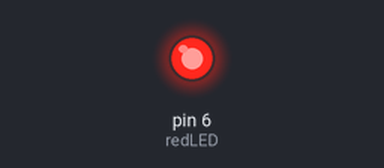
A sketch run on a simulated Arduino Uno, built with avr-gcc and run on an emulated ATmega328P. Shown: output pins drawn as LEDs (lit = HIGH).

Above: at 0.7 s.
At 5.2 s:
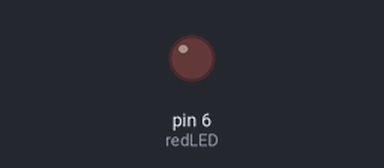
Timing chart, 0 to 6.9 s (numbered marks = the images above):
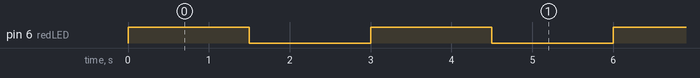

The sketch:

led_test.ino
```cpp
int redLED = 6; //핀설정

void setup() {
  pinMode(redLED, OUTPUT); //핀테스트
}

void loop() {
  //LED ON / OFF : HIGH /LOW
  digitalWrite(redLED, HIGH);
  delay(1500); //1.5초 지속

  digitalWrite(redLED, LOW);
  delay(1500); //1.5초 지속

}
```

Measured:
- by itself, pin 6 (redLED): alternates HIGH for 1.5 s and LOW for 1.5 s
